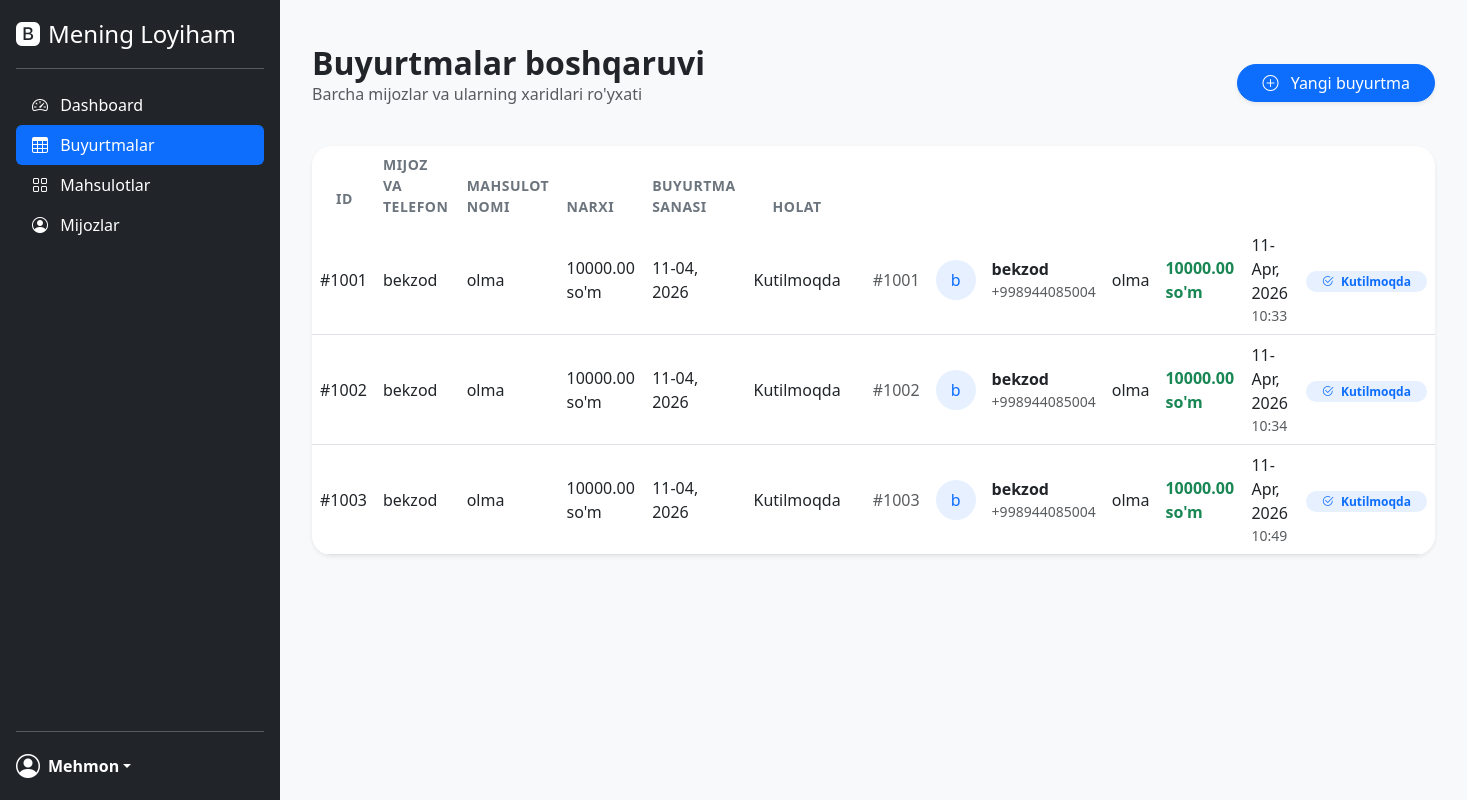
The app's page /buyurtmalar/, older data.
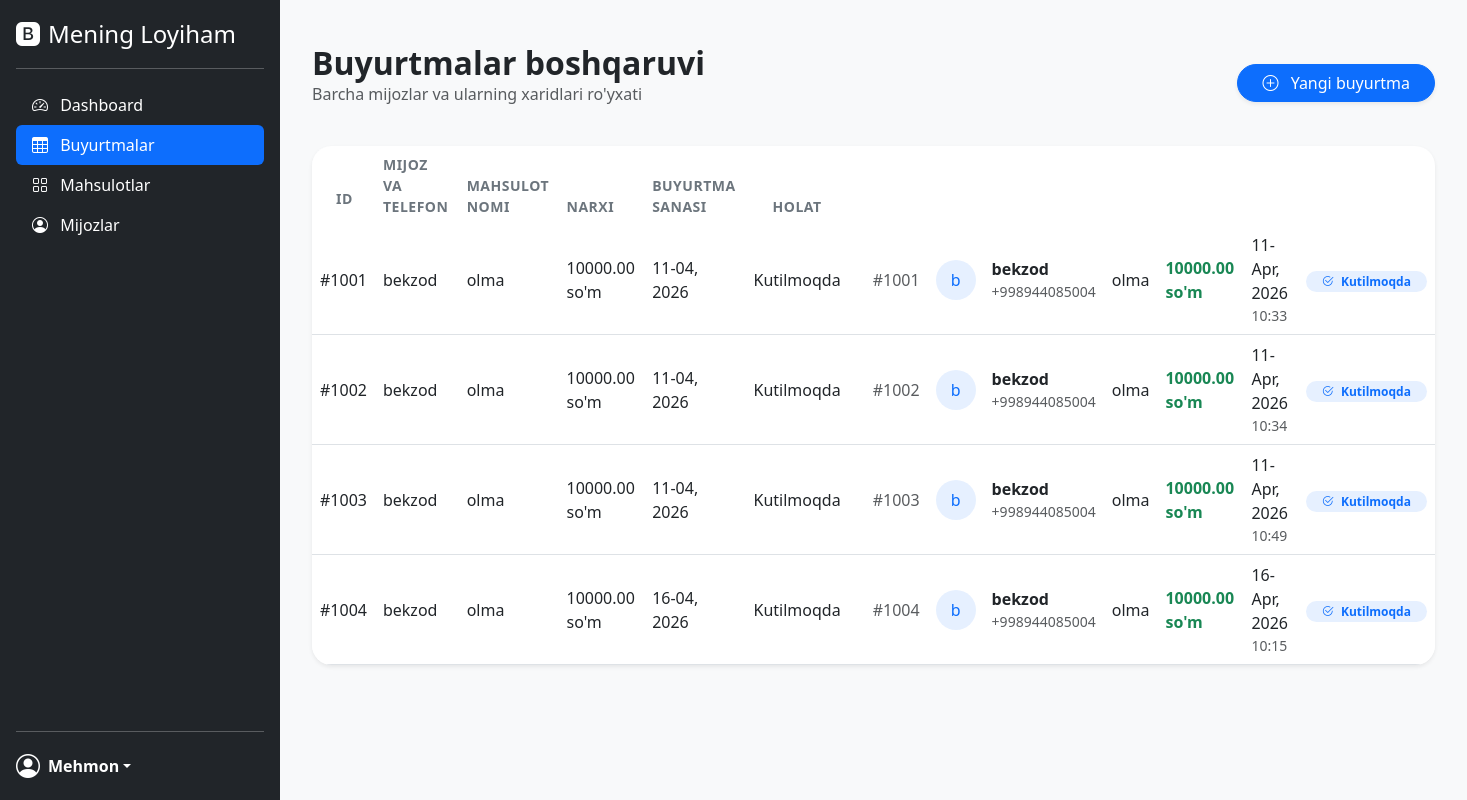
The same page, newer data.
### ikkinchi/models.py (models this page shows, shortened)
class Buyurtma(models.Model):
    mijoz_nomi = models.CharField(max_length=255)
    telefon = models.CharField(max_length=20)
    mahsulot_nomi = models.CharField(max_length=255)
    narxi = models.DecimalField(max_digits=10, decimal_places=2)
    sana = models.DateTimeField(auto_now_add=True)
    holat = models.CharField(max_length=50, default="Kutilmoqda")

### ikkinchi/views.py (the view)
# urls.py: path('buyurtmalar/', views.buyurtmalar, name='buyurtmalar'),
def buyurtmalar(request):
    hamma_buyurtmalar = Buyurtma.objects.all()
    return render(request, 'buyurtmalar.html', {'buyurtmalar': hamma_buyurtmalar})

### ikkinchi/templates/buyurtmalar.html (shortened to what this page needs)
{% extends 'base.html' %}
{% block content %}
<div class="container-fluid py-4">
    <div class="d-flex justify-content-between align-items-center mb-4">
        <div>
            <h2 class="fw-bold text-dark mb-0">Buyurtmalar boshqaruvi</h2>
            <p class="text-muted">Barcha mijozlar va ularning xaridlari ro'yxati</p>
        </div>
        <a href="{% url 'buyurtma_qoshish' %}" class="btn btn-primary rounded-pill px-4 shadow-sm">
            <i class="bi bi-plus-circle me-2"></i> Yangi buyurtma
        </a>
    </div>
    <div class="card border-0 shadow-sm" style="border-radius: 20px; overflow: hidden;">
        <div class="table-responsive">
            <table class="table table-hover align-middle mb-0">
                <thead class="bg-light text-uppercase small fw-bold">
                    <tr>
                        <th class="ps-4 py-3">ID</th>
                        <th>Mijoz va Telefon</th>
                        <th>Mahsulot nomi</th>
                        <th>Narxi</th>
                        <th>Buyurtma sanasi</th>
                        <th class="text-center">Holat</th>
                    </tr>
                </thead>
                <tbody>
                    {% for b in buyurtmalar %}
                    <tr>
                        <td>#100{{ b.id }}</td>
                        <td>{{ b.mijoz_nomi }}</td> <td>{{ b.mahsulot_nomi }}</td>
                        <td>{{ b.narxi }} so'm</td>
                        <td>{{ b.sana|date:"d-m, Y" }}</td>
                        <td>{{ b.holat }}</td>
                        <td class="ps-4 text-muted fw-medium">#100{{ b.id }}</td>
                        <td>
                            <div class="d-flex align-items-center">
                                <div class="bg-soft-primary text-primary rounded-circle d-flex align-items-center justify-content-center me-3" style="width: 40px; height: 40px;">
                                    {{ b.mijoz_nomi|slice:":1" }}
                                </div>
                                <div>
                                    <div class="fw-bold text-dark">{{ b.mijoz_nomi }}</div>
                                    <div class="small text-muted">{{ b.telefon }}</div>
                                </div>
                            </div>
                        </td>
                        <td>
                            <span class="text-dark fw-medium">{{ b.mahsulot_nomi }}</span>
                        </td>
                        <td>
                            <span class="fw-bold text-success">{{ b.narxi }} so'm</span>
                        </td>
                        <td>
                            <div class="text-dark">{{ b.sana|date:"d-M, Y" }}</div>
                            <div class="small text-muted">{{ b.sana|date:"H:i" }}</div>
                        </td>
                        <td class="text-center">
                            <span class="badge rounded-pill {% if b.holat == 'Yetkazildi' %}bg-success-soft text-success{% else %}bg-soft-primary text-primary{% endif %} px-3">
                                <i class="bi bi-check2-circle me-1"></i> {{ b.holat }}
                            </span>
                        </td>
                    </tr>
                    {% endfor %}
                </tbody>
            </table>
        </div>
    </div>
</div>
{% endblock content %}

### ikkinchi/templates/base.html (shortened to what this page needs)
<!DOCTYPE html>
<html lang="uz">
<head>
    <link href="https://cdn.jsdelivr.net/npm/bootstrap@5.3.0/dist/css/bootstrap.min.css" rel="stylesheet">
    <link rel="stylesheet" href="https://cdn.jsdelivr.net/npm/bootstrap-icons@1.11.1/font/bootstrap-icons.css">
</head>
<body>
    <div class="d-flex flex-column flex-shrink-0 p-3 text-bg-dark sidebar">
        <a href="{% url 'dashboard' %}" class="d-flex align-items-center mb-3 mb-md-0 me-md-auto text-white text-decoration-none">            <i class="bi bi-bootstrap-fill me-2 fs-4"></i>
            <span class="fs-4">Mening Loyiham</span>
        </a>
        <hr>
        <ul class="nav nav-pills flex-column mb-auto">
            <li>
                <a href="{% url 'dashboard' %}" class="nav-link {% if request.resolver_match.url_name == 'dashboard' %}active{% endif %}">
                    <i class="bi bi-speedometer2 me-2"></i> Dashboard
                </a>
            </li>
            <li>
                <a href="{% url 'buyurtmalar' %}" class="nav-link {% if request.resolver_match.url_name == 'buyurtmalar' %}active{% endif %}">
                    <i class="bi bi-table me-2"></i> Buyurtmalar
                </a>
            </li>
            <li>
                <a href="{% url 'mahsulotlar' %}" class="nav-link {% if request.resolver_match.url_name == 'mahsulotlar' %}active{% endif %}">
                    <i class="bi bi-grid me-2"></i> Mahsulotlar
                </a>
            </li>
            <li>
                <a href="{% url 'mijozlar' %}" class="nav-link {% if request.resolver_match.url_name == 'mijozlar' %}active{% endif %}">
                    <i class="bi bi-person-circle me-2"></i> Mijozlar
                </a>
            </li>
        </ul>
        <hr>
        <div class="dropdown">
            <a href="#" class="d-flex align-items-center text-white text-decoration-none dropdown-toggle" data-bs-toggle="dropdown" aria-expanded="false">
                {% if user.is_authenticated %}
                    <div class="bg-primary rounded-circle me-2 d-flex align-items-center justify-content-center" style="width: 32px; height: 32px;">
                        <span class="text-white fw-bold" style="font-size: 14px;">{{ user.username|first|upper }}</span>
                    </div>
                    <strong>{{ user.username }}</strong>
                {% else %}
                    <i class="bi bi-person-circle fs-4 me-2"></i>
                    <strong>Mehmon</strong>
                {% endif %}
            </a>
        </div>
    </div>
    <div class="content-area">
        {% block content %}
        {% endblock %}
    </div>
    <script src="https://cdn.jsdelivr.net/npm/chart.js"></script></body>
</html>

### ikkinchi/templates/base.html (style rules this page uses)
body { min-height: 100vh; display: flex; background-color: #f8f9fa; }
.sidebar { width: 280px; height: 100vh; position: sticky; top: 0; }
.nav-link { color: white !important; transition: 0.3s; }
.nav-link.active { background-color: #0d6efd !important; }
.content-area { flex: 1; padding: 20px; }

### ikkinchi/templates/buyurtmalar.html (style rules this page uses)
.bg-soft-primary { background-color: rgba(13, 110, 253, 0.1); }
.table thead th { border-bottom: none; color: #6c757d; letter-spacing: 0.5px; }
.table tbody tr { transition: all 0.2s; cursor: pointer; }

Row changes from the older to the newer data that the page shows:
added Buyurtma: id "4", mijoz_nomi "bekzod", mahsulot_nomi "olma", narxi "10000.00", sana "16-04, 2026", holat "Kutilmoqda", mijoz_nomi "b", telefon "+998944085004", sana "16-Apr, 2026", sana "10:15"
